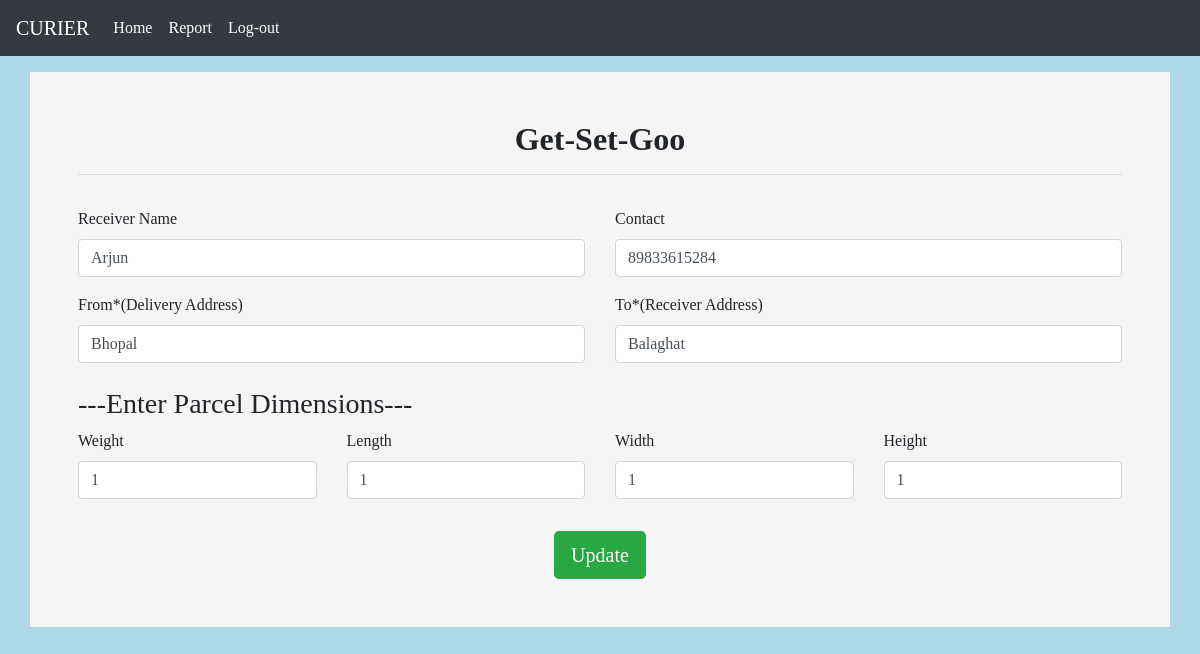
Screenshot of /edit_parcel/4/ (signed in) with the database file from the repository.
### curier/models.py (models this page shows, shortened)
class CurierList(models.Model):
    user = models.ForeignKey(User, on_delete=models.CASCADE)
    receiver_name = models.CharField(max_length=30)
    rcontact = models.IntegerField()
    pick_up_address = models.CharField(max_length=40)
    delivery_address = models.CharField(max_length=40)
    pweight = models.IntegerField()
    plength = models.IntegerField()
    pwidth = models.IntegerField()
    pheight = models.IntegerField()
    delivery_service = models.CharField(max_length=30)
    status = models.CharField(max_length=30)

### curier/views.py (the view, shortened to what this page needs)
# urls.py: path('edit_parcel/<int:pid>/', views.edit_parcel, name="edit_parcel"),
def edit_parcel(request,pid):
    if not request.user.is_authenticated:
        return redirect('login_admin')
    data = CurierList.objects.get(id=pid)
    error= ""
    d = {'data':data,'error':error}
    return render(request,'edit_parcel.html',d)

### templates/edit_parcel.html (shortened to what this page needs)
{% extends 'navigation.html' %}
{% load static %}
{% block body %}
<div class="container mt-3 p-5" style="background-color:whitesmoke">
  <div class="row">
    <div class="col-sm-12" style="background-color:whitesmoke; font-family:Book Antiqua;">
      <h2 class="text-center" style="font-weight:bold">Get-Set-Goo</h2>
      <hr>
      <form method="post" enctype="multipart/form-data">
        <div class="row">
          <div class="col-sm-6 mt-3">
            <label>Receiver Name</label>
              <input type="text" class="form-control" placeholder="Enter Receiver Name" name="receiver_name" value="{{data.receiver_name}}">
          </div>
          <div class="col-sm-6 mt-3">
            <label>Contact</label>
              <input type="text" class="form-control" placeholder="Enter Contact No." name="rcontact" value="{{data.rcontact}}">
          </div>
        </div>
        <div class="row">
          <div class="col-sm-6 mt-3">
            <label>From*(Delivery Address)</label>
              <input type="text" class="form-control" placeholder="Enter Contact No." name="delivery_address" value="{{data.delivery_address}}">
          </div>
          <div class="col-sm-6 mt-3">
            <label>To*(Receiver Address)</label>
              <input type="text" class="form-control" placeholder="Enter Receiver Name" name="pick_up_address" value="{{data.pick_up_address}}">
          </div>
        </div><br>
        <h3>---Enter Parcel Dimensions---</h3>
        <div class="row">
          <div class="col-sm-3">
            <label>Weight</label>
              <input type="number" class="form-control" placeholder="Enter Weight" name="pweight" value="{{data.pweight}}">
          </div>
          <div class="col-sm-3">
            <label>Length</label>
              <input type="number" class="form-control" placeholder="Enter Legth" name="plength" value="{{data.plength}}">
          </div>
          <div class="col-sm-3">
            <label>Width</label>
              <input type="number" class="form-control" placeholder="Enter Width" name="pwidth" value="{{data.pwidth}}">
          </div>
          <div class="col-sm-3">
            <label>Height</label>
              <input type="number" class="form-control" placeholder="Enter Heightt" name="pheight" value="{{data.pheight}}">
          </div>
        </div>
          <center class="mt-3"><input type="submit" class="btn btn-lg btn-success mt-3" value="Update"></center>
      </form>
    </div>
  </div>
</div>
{% endblock %}

### rows the page displays
CurierList: receiver_name "Arjun", rcontact "89833615284", delivery_address "Bhopal", pick_up_address "Balaghat", pweight "1", plength "1", pwidth "1", pheight "1"
